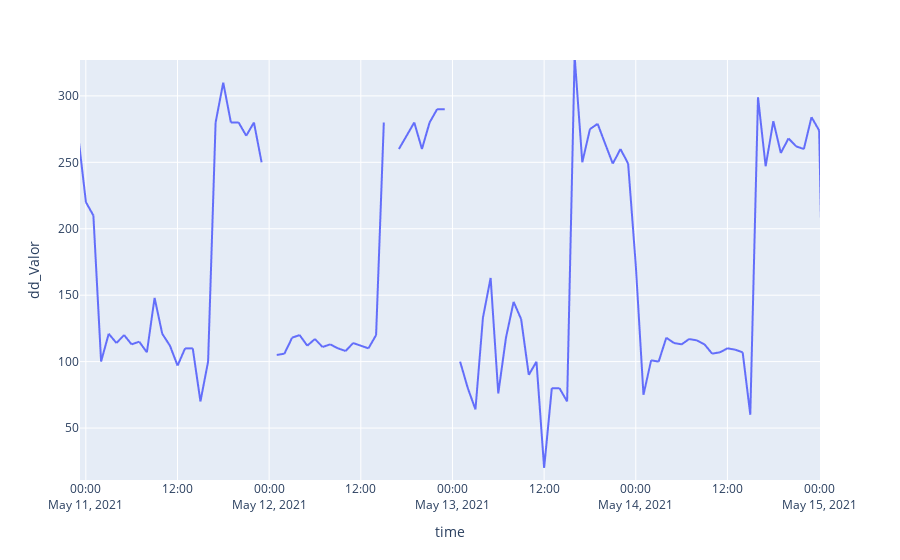

Notebook code for this chart:
### Code cell
import plotly.express as px
fig = px.line(df, x=df.index, y="dd_Valor")
fig.show()

### Figure 1 — Plotly figure (JSON) as saved in the notebook; plotly's stock layout.template omitted (floating-point values rounded to 4 significant figures; data arrays with more than 128 entries replaced by an {"elided": "..."} marker saying what was removed)
{"data": [{"hovertemplate": "time=%{x}<br>dd_Valor=%{y}<extra></extra>", "legendgroup": "", "line": {"color": "#636efa", "dash": "solid"}, "marker": {"symbol": "circle"}, "mode": "lines", "name": "", "showlegend": false, "type": "scattergl", "x": {"elided": "30640 str values"}, "xaxis": "x", "y": {"elided": "30640 int values"}, "yaxis": "y"}], "layout": {"autosize": true, "legend": {"tracegroupgap": 0}, "margin": {"t": 60}, "xaxis": {"anchor": "y", "autorange": false, "domain": [0, 1], "range": ["2021-05-10 23:14:12.0447", "2021-05-15 00:07:12.6375"], "showspikes": false, "title": {"text": "time"}, "type": "date"}, "yaxis": {"anchor": "x", "autorange": false, "domain": [0, 1], "range": [10.91, 327.0], "showspikes": false, "title": {"text": "dd_Valor"}, "type": "linear"}}}
